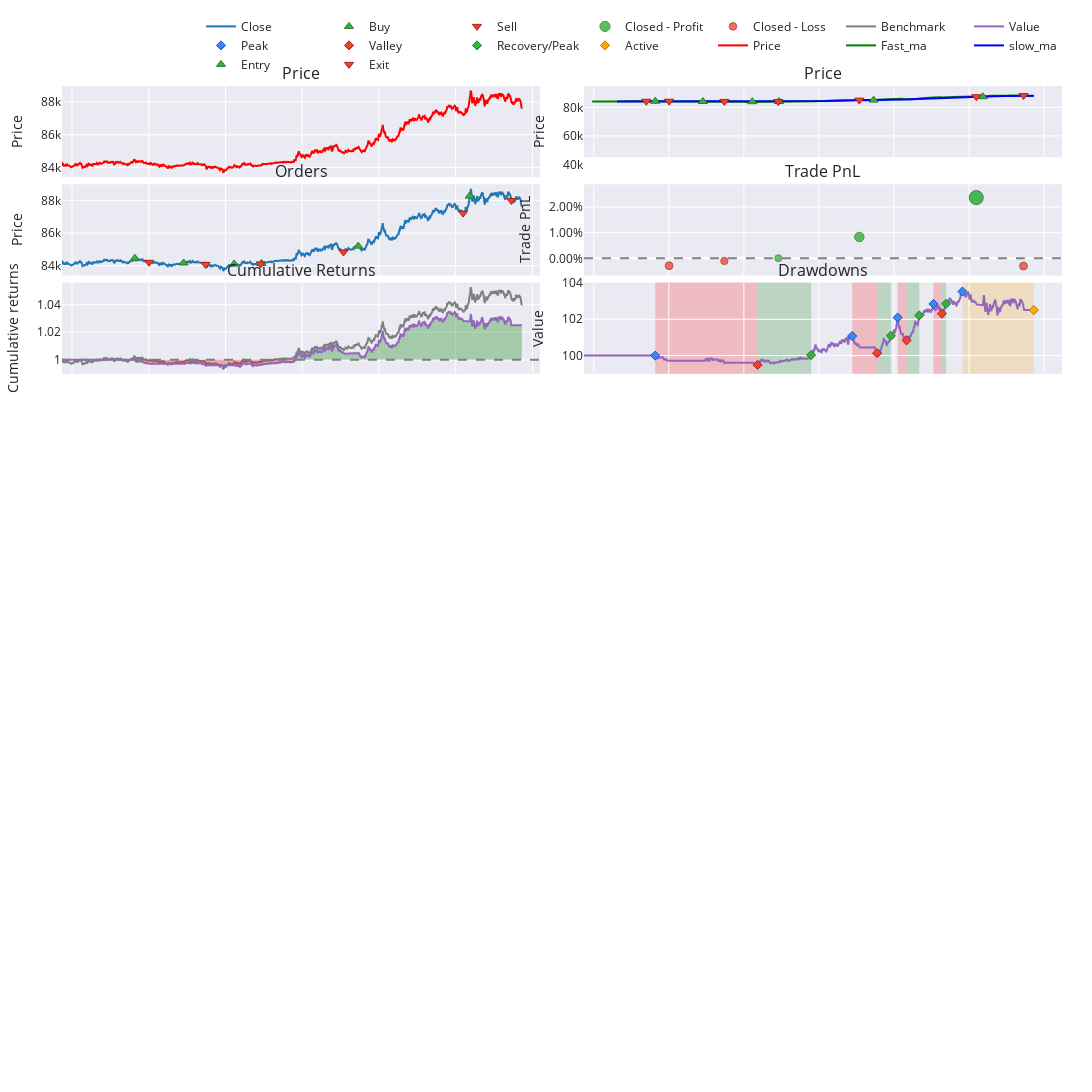

The notebook cell this image was saved under:
### Markdown cell above
### Graphing

### Code cell
import vectorbt as vbt
import datetime

end_date = datetime.datetime.now()
start_date = end_date - datetime.timedelta(days = 3)

vbt.settings.set_theme("seaborn")
vbt.settings['plotting']['layout']['width'] = 1200
vbt.settings['plotting']['layout']['height'] = 600

btc_price = vbt.YFData.download(
        ["BTC-USD"],
        interval="1m",
        start = start_date,
        end = end_date,
        missing_index='drop').get("Close")

print(btc_price)

fast_ma = vbt.MA.run(btc_price, window =50)
slow_ma = vbt.MA.run(btc_price, window =200)

entries = fast_ma.ma_crossed_above(slow_ma)
exits = fast_ma.ma_crossed_below(slow_ma)

pf = vbt.Portfolio.from_signals(btc_price, entries, exits)

fig = pf.plot(subplots = [
    ('price', dict(
        title='Price',
        yaxis_kwargs=dict(title='Price')
        )),
    ('price', dict(
        title='Price',
        yaxis_kwargs=dict(title='Price')
        )),
    'orders',
    'trade_pnl',
    'cum_returns',
    'drawdowns'],
    make_subplots_kwargs=dict(rows=10, cols=2))

scatter = vbt.plotting.Scatter(
        data = btc_price,
        x_labels = btc_price.index,
        trace_names = ["Price"],
        trace_kwargs=dict(line=dict(color='red')),
        add_trace_kwargs=dict(row=1,col=1),
        fig=fig)

fast_ma_scatter = vbt.plotting.Scatter(
        data = fast_ma.ma,
        x_labels = fast_ma.ma.index,
        trace_names = ["Fast_ma"],
        trace_kwargs=dict(line=dict(color='green')),
        add_trace_kwargs=dict(row=1,col=2),
        fig=fig)

slow_ma_scatter = vbt.plotting.Scatter(
        data = slow_ma.ma,
        x_labels = slow_ma.ma.index,
        trace_names = ["slow_ma"],
        trace_kwargs=dict(line=dict(color='blue')),
        add_trace_kwargs=dict(row=1,col=2),
        fig=fig)


entries_plot = entries.vbt.signals.plot_as_entry_markers(
        slow_ma.ma,
        add_trace_kwargs=dict(row=1,col=2),
        fig=fig)

exits_plot = exits.vbt.signals.plot_as_exit_markers(
        slow_ma.ma,
        add_trace_kwargs=dict(row=1,col=2),
        fig=fig)

fig.add_hline( y= 38000,
                line_color="#FFFFFF",
                row=1,
                col = 2,
                line_width=20)

"""
fig = btc_price.vbt.plot(trace_kwargs=dict(name='Price',line=dict(color='red')))
fig = fast_ma.ma.vbt.plot(trace_kwargs=dict(name='Fast_ma',line=dict(color='blue')), fig=fig)
fig = slow_ma.ma.vbt.plot(trace_kwargs=dict(name='Slow_ma',line=dict(color='green')), fig=fig)
fig = entries.vbt.signals.plot_as_entry_markers(btc_price, fig=fig)
fig = exits.vbt.signals.plot_as_exit_markers(btc_price, fig=fig)
"""

fig.show()

### Figure 1 — Plotly figure (JSON) as saved in the notebook; plotly's stock layout.template omitted (floating-point values rounded to 4 significant figures; data arrays with more than 128 entries replaced by an {"elided": "..."} marker saying what was removed)
{"data": [{"legendgroup": "0", "line": {"color": "#1f77b4"}, "name": "Close", "showlegend": true, "type": "scatter", "uid": "69f85e4c-746d-4fd3-8fa2-c3d407ffe2ec", "x": {"elided": "2785 str values"}, "xaxis": "x3", "y": {"elided": "2785 float values"}, "yaxis": "y3"}, {"customdata": [[0, 0.001184, 0], [2, 0.001185, 0], [4, 0.001184, 0], [6, 0.001184, 0], [8, 0.001179, 0], [10, 0.001165, 0]], "hovertemplate": "Order Id: %{customdata[0]}<br>Timestamp: %{x}<br>Price: %{y}<br>Size: %{customdata[1]:.6f}<br>Fees: %{customdata[2]:.6f}", "legendgroup": "1", "marker": {"color": "#37B13F", "line": {"color": "rgb(38,123,44)", "width": 1}, "size": 8, "symbol": "triangle-up"}, "mode": "markers", "name": "Buy", "type": "scatter", "uid": "514fab2f-ede9-4d88-a6b3-93c234294c9a", "x": ["2025-03-22T09:50:00+00:00", "2025-03-22T17:27:00+00:00", "2025-03-23T01:21:00+00:00", "2025-03-23T05:37:00+00:00", "2025-03-23T20:45:00+00:00", "2025-03-24T14:11:00+00:00"], "xaxis": "x3", "y": [84460.0, 84170.0, 84110.0, 84140.0, 85200.0, 88260.0], "yaxis": "y3"}, {"customdata": [[1, 0.001184, 0], [3, 0.001185, 0], [5, 0.001184, 0], [7, 0.001184, 0], [9, 0.001179, 0], [11, 0.001165, 0]], "hovertemplate": "Order Id: %{customdata[0]}<br>Timestamp: %{x}<br>Price: %{y}<br>Size: %{customdata[1]:.6f}<br>Fees: %{customdata[2]:.6f}", "legendgroup": "2", "marker": {"color": "#EA4335", "line": {"color": "rgb(181,31,18)", "width": 1}, "size": 8, "symbol": "triangle-down"}, "mode": "markers", "name": "Sell", "type": "scatter", "uid": "ca418cbd-32dd-4cac-9d48-bef25ee5fbf6", "x": ["2025-03-22T12:03:00+00:00", "2025-03-22T20:53:00+00:00", "2025-03-23T05:30:00+00:00", "2025-03-23T18:27:00+00:00", "2025-03-24T13:09:00+00:00", "2025-03-24T20:42:00+00:00"], "xaxis": "x3", "y": [84210.0, 84080.0, 84110.0, 84840.0, 87218, 87990.0], "yaxis": "y3"}, {"customdata": [[2, 2, 0.003433, 3.446e-05], [3, 3, 0.8284, 0.008316], [4, 4, 2.376, 0.02365]], "hovertemplate": "Exit Trade Id: %{customdata[0]}<br>Position Id: %{customdata[1]}<br>Exit Timestamp: %{x}<br>PnL: %{customdata[2]:.6f}<br>Return: %{customdata[3]:.2%}", "legendgroup": "3", "marker": {"color": "#37B13F", "line": {"color": "rgb(38,123,44)", "width": 1}, "opacity": [0.75, 0.8026, 0.9], "size": [7, 9.454, 14], "symbol": "circle"}, "mode": "markers", "name": "Closed - Profit", "type": "scatter", "uid": "efc6adc7-3c9f-492f-a480-f0c98262dc06", "x": ["2025-03-23T05:30:00+00:00", "2025-03-23T18:27:00+00:00", "2025-03-24T13:09:00+00:00"], "xaxis": "x4", "y": [3.446e-05, 0.008316, 0.02365], "yaxis": "y4"}, {"customdata": [[0, 0, -0.2888, -0.002888], [1, 1, -0.1015, -0.001017], [5, 5, -0.3092, -0.003007]], "hovertemplate": "Exit Trade Id: %{customdata[0]}<br>Position Id: %{customdata[1]}<br>Exit Timestamp: %{x}<br>PnL: %{customdata[2]:.6f}<br>Return: %{customdata[3]:.2%}", "legendgroup": "4", "marker": {"color": "#EA4335", "line": {"color": "rgb(181,31,18)", "width": 1}, "opacity": [0.7681, 0.7562, 0.7689], "size": [7.846, 7.291, 7.881], "symbol": "circle"}, "mode": "markers", "name": "Closed - Loss", "type": "scatter", "uid": "659c0869-3b09-4bd2-a9b7-273a1436c6be", "x": ["2025-03-22T12:03:00+00:00", "2025-03-22T20:53:00+00:00", "2025-03-24T20:42:00+00:00"], "xaxis": "x4", "y": [-0.002888, -0.001017, -0.003007], "yaxis": "y4"}, {"legendgroup": "5", "line": {"color": "#7f7f7f"}, "name": "Benchmark", "showlegend": true, "type": "scatter", "uid": "2606d884-7d4f-46c7-baec-b30affb8a1a9", "x": {"elided": "2785 str values"}, "xaxis": "x5", "y": {"elided": "2785 float values"}, "yaxis": "y5"}, {"hoverinfo": "skip", "legendgroup": "6", "line": {"color": "rgba(0, 0, 0, 0)", "width": 0}, "opacity": 0, "showlegend": false, "type": "scatter", "uid": "d6e2d965-1156-40d1-9c45-4718dbfd547a", "x": {"elided": "2785 str values"}, "xaxis": "x5", "y": {"elided": "2785 int values"}, "yaxis": "y5"}, {"connectgaps": false, "fill": "tonexty", "fillcolor": "rgba(0, 128, 0, 0.3)", "hoverinfo": "skip", "legendgroup": "6", "line": {"color": "rgba(0, 0, 0, 0)", "width": 0}, "opacity": 0, "showlegend": false, "type": "scatter", "uid": "354ed51c-94f7-4069-a375-564dbcfa78e6", "x": {"elided": "2785 str values"}, "xaxis": "x5", "y": {"elided": "2785 float values"}, "yaxis": "y5"}, {"hoverinfo": "skip", "legendgroup": "6", "line": {"color": "rgba(0, 0, 0, 0)", "width": 0}, "opacity": 0, "showlegend": false, "type": "scatter", "uid": "b0fc9d76-fe63-41ff-827f-6d6f4513ccdf", "x": {"elided": "2785 str values"}, "xaxis": "x5", "y": {"elided": "2785 int values"}, "yaxis": "y5"}, {"connectgaps": false, "fill": "tonexty", "fillcolor": "rgba(255, 0, 0, 0.3)", "hoverinfo": "skip", "legendgroup": "6", "line": {"color": "rgba(0, 0, 0, 0)", "width": 0}, "opacity": 0, "showlegend": false, "type": "scatter", "uid": "636501a1-17fd-4584-942f-d59d6e1bec3b", "x": {"elided": "2785 str values"}, "xaxis": "x5", "y": {"elided": "2785 float values"}, "yaxis": "y5"}, {"legendgroup": "7", "line": {"color": "#9467bd"}, "name": "Value", "showlegend": true, "type": "scatter", "uid": "d027080c-0e94-479e-b216-ac8ebea82df7", "x": {"elided": "2785 str values"}, "xaxis": "x5", "y": {"elided": "2785 float values"}, "yaxis": "y5"}, {"hoverinfo": "skip", "legendgroup": "6", "line": {"color": "rgba(0, 0, 0, 0)", "width": 0}, "opacity": 0, "showlegend": false, "type": "scatter", "uid": "6d796cec-c731-4764-abf4-a04e8b6825d8", "x": {"elided": "2785 str values"}, "xaxis": "x5", "y": {"elided": "2785 int values"}, "yaxis": "y5"}, {"legendgroup": "7", "line": {"color": "#9467bd"}, "name": "Value", "showlegend": false, "type": "scatter", "uid": "4b2493ce-2628-4c15-a75a-37adddf0c770", "x": {"elided": "2785 str values"}, "xaxis": "x6", "y": {"elided": "2785 float values"}, "yaxis": "y6"}, {"customdata": [[0], [17], [22], [31], [39]], "hovertemplate": "Drawdown Id: %{customdata[0]}<br>Peak Timestamp: %{x}<br>Peak Value: %{y}", "legendgroup": "8", "marker": {"color": "#4285F4", "line": {"color": "rgb(11,84,205)", "width": 1}, "size": 7, "symbol": "diamond"}, "mode": "markers", "name": "Peak", "type": "scatter", "uid": "02e879eb-bc73-4f2e-bdd8-78abeeb51a2d", "x": ["2025-03-22T09:50:00+00:00", "2025-03-23T17:19:00+00:00", "2025-03-24T00:35:00+00:00", "2025-03-24T06:18:00+00:00", "2025-03-24T10:56:00+00:00"], "xaxis": "x6", "y": [100, 101.1, 102.1, 102.8, 103.5], "yaxis": "y6"}, {"customdata": [["0", "-0.005125681504205204", "631"], ["17", "-0.009346034647126753", "154"], ["22", "-0.012296239873334613", "57"], ["31", "-0.005196895295195199", "54"]], "hovertemplate": "Drawdown Id: %{customdata[0]}<br>Valley Timestamp: %{x}<br>Valley Value: %{y}<br>Drawdown: %{customdata[1]:.2%}<br>Duration: %{customdata[2]}", "legendgroup": "9", "marker": {"color": "#EA4335", "line": {"color": "rgb(181,31,18)", "width": 1}, "size": 7, "symbol": "diamond"}, "mode": "markers", "name": "Valley", "type": "scatter", "uid": "f59ee663-ec7b-4b72-9825-d9f59c17dac6", "x": ["2025-03-23T02:12:00+00:00", "2025-03-23T21:18:00+00:00", "2025-03-24T02:00:00+00:00", "2025-03-24T07:39:00+00:00"], "xaxis": "x6", "y": [99.49, 100.1, 100.8, 102.3], "yaxis": "y6"}, {"customdata": [["0", "0.005454383003816763", "331"], ["17", "0.009550220098561142", "77"], ["22", "0.013613597907367955", "81"], ["31", "0.005319552097224131", "25"]], "hovertemplate": "Drawdown Id: %{customdata[0]}<br>End Timestamp: %{x}<br>End Value: %{y}<br>Return: %{customdata[1]:.2%}<br>Duration: %{customdata[2]}", "legendgroup": "10", "marker": {"color": "#37B13F", "line": {"color": "rgb(38,123,44)", "width": 1}, "size": 7, "symbol": "diamond"}, "mode": "markers", "name": "Recovery/Peak", "type": "scatter", "uid": "44bd8854-1710-4874-85ea-47afbff8fa0c", "x": ["2025-03-23T10:45:00+00:00", "2025-03-23T23:30:00+00:00", "2025-03-24T04:02:00+00:00", "2025-03-24T08:20:00+00:00"], "xaxis": "x6", "y": [100.0, 101.1, 102.2, 102.9], "yaxis": "y6"}, {"customdata": [["39", "-0.012781803543354694", "457"]], "hovertemplate": "Drawdown Id: %{customdata[0]}<br>End Timestamp: %{x}<br>End Value: %{y}<br>Return: %{customdata[1]:.2%}<br>Duration: %{customdata[2]}", "legendgroup": "11", "marker": {"color": "#FFAA00", "line": {"color": "rgb(178,118,0)", "width": 1}, "size": 7, "symbol": "diamond"}, "mode": "markers", "name": "Active", "type": "scatter", "uid": "fa1cafe7-3221-4a5f-8d21-7ee258253eb6", "x": ["2025-03-24T22:21:00+00:00"], "xaxis": "x6", "y": [102.5], "yaxis": "y6"}, {"line": {"color": "red"}, "name": "Price", "showlegend": true, "type": "scatter", "uid": "6d3284c1-7155-42eb-84fc-a59998d63535", "x": {"elided": "2785 str values"}, "xaxis": "x", "y": {"elided": "2785 float values"}, "yaxis": "y"}, {"line": {"color": "green"}, "name": "Fast_ma", "showlegend": true, "type": "scatter", "uid": "8677cd60-0ff1-4947-aaf2-c18e4542fef3", "x": {"elided": "2785 str values"}, "xaxis": "x2", "y": {"elided": "2785 float values"}, "yaxis": "y2"}, {"line": {"color": "blue"}, "name": "slow_ma", "showlegend": true, "type": "scatter", "uid": "4fa2d65f-3fce-48ff-ae88-c2a62c9d2244", "x": {"elided": "2785 str values"}, "xaxis": "x2", "y": {"elided": "2785 float values"}, "yaxis": "y2"}, {"marker": {"color": "#37B13F", "line": {"color": "rgb(38,123,44)", "width": 1}, "size": 8, "symbol": "triangle-up"}, "mode": "markers", "name": "Entry", "showlegend": true, "type": "scatter", "uid": "e4af6bf1-d033-4be3-8044-20759f437b5c", "x": ["2025-03-22T09:50:00+00:00", "2025-03-22T17:27:00+00:00", "2025-03-23T01:21:00+00:00", "2025-03-23T05:37:00+00:00", "2025-03-23T20:45:00+00:00", "2025-03-24T14:11:00+00:00"], "xaxis": "x2", "y": [84290.0, 84110.0, 83980.0, 84110.0, 85100.0, 87480.0], "yaxis": "y2"}, {"marker": {"color": "#EA4335", "line": {"color": "rgb(181,31,18)", "width": 1}, "size": 8, "symbol": "triangle-down"}, "mode": "markers", "name": "Exit", "showlegend": true, "type": "scatter", "uid": "c736dbf7-cd3e-426d-b081-3553ccf2d996", "x": ["2025-03-22T08:24:00+00:00", "2025-03-22T12:03:00+00:00", "2025-03-22T20:53:00+00:00", "2025-03-23T05:30:00+00:00", "2025-03-23T18:27:00+00:00", "2025-03-24T13:09:00+00:00", "2025-03-24T20:42:00+00:00"], "xaxis": "x2", "y": [84270.0, 84300.0, 84170.0, 84100.0, 85070.0, 87450.0, 88290.0], "yaxis": "y2"}], "layout": {"annotations": [{"font": {"size": 16}, "showarrow": false, "text": "Price", "x": 0.239, "xanchor": "center", "xref": "paper", "y": 1, "yanchor": "bottom", "yref": "paper"}, {"font": {"size": 16}, "showarrow": false, "text": "Price", "x": 0.761, "xanchor": "center", "xref": "paper", "y": 1, "yanchor": "bottom", "yref": "paper"}, {"font": {"size": 16}, "showarrow": false, "text": "Orders", "x": 0.239, "xanchor": "center", "xref": "paper", "y": 0.8993, "yanchor": "bottom", "yref": "paper"}, {"font": {"size": 16}, "showarrow": false, "text": "Trade PnL", "x": 0.761, "xanchor": "center", "xref": "paper", "y": 0.8993, "yanchor": "bottom", "yref": "paper"}, {"font": {"size": 16}, "showarrow": false, "text": "Cumulative Returns", "x": 0.239, "xanchor": "center", "xref": "paper", "y": 0.7985, "yanchor": "bottom", "yref": "paper"}, {"font": {"size": 16}, "showarrow": false, "text": "Drawdowns", "x": 0.761, "xanchor": "center", "xref": "paper", "y": 0.7985, "yanchor": "bottom", "yref": "paper"}], "height": 5490, "legend": {"orientation": "h", "traceorder": "normal", "x": 1, "xanchor": "right", "y": 1.007, "yanchor": "bottom"}, "margin": {"b": 30, "l": 30, "r": 30, "t": 30}, "shapes": [{"line": {"color": "gray", "dash": "dash"}, "type": "line", "x0": 0.5219, "x1": 1, "xref": "paper", "y0": 0, "y1": 0, "yref": "y4"}, {"line": {"color": "gray", "dash": "dash"}, "type": "line", "x0": 0, "x1": 0.4781, "xref": "paper", "y0": 1, "y1": 1, "yref": "y5"}, {"fillcolor": "red", "layer": "below", "line": {"width": 0}, "opacity": 0.2, "type": "rect", "x0": "2025-03-22T09:50:00+00:00", "x1": "2025-03-23T02:12:00+00:00", "xref": "x6", "y0": 0.7051, "y1": 0.7985, "yref": "paper"}, {"fillcolor": "red", "layer": "below", "line": {"width": 0}, "opacity": 0.2, "type": "rect", "x0": "2025-03-23T17:19:00+00:00", "x1": "2025-03-23T21:18:00+00:00", "xref": "x6", "y0": 0.7051, "y1": 0.7985, "yref": "paper"}, {"fillcolor": "red", "layer": "below", "line": {"width": 0}, "opacity": 0.2, "type": "rect", "x0": "2025-03-24T00:35:00+00:00", "x1": "2025-03-24T02:00:00+00:00", "xref": "x6", "y0": 0.7051, "y1": 0.7985, "yref": "paper"}, {"fillcolor": "red", "layer": "below", "line": {"width": 0}, "opacity": 0.2, "type": "rect", "x0": "2025-03-24T06:18:00+00:00", "x1": "2025-03-24T07:39:00+00:00", "xref": "x6", "y0": 0.7051, "y1": 0.7985, "yref": "paper"}, {"fillcolor": "green", "layer": "below", "line": {"width": 0}, "opacity": 0.2, "type": "rect", "x0": "2025-03-23T02:12:00+00:00", "x1": "2025-03-23T10:45:00+00:00", "xref": "x6", "y0": 0.7051, "y1": 0.7985, "yref": "paper"}, {"fillcolor": "green", "layer": "below", "line": {"width": 0}, "opacity": 0.2, "type": "rect", "x0": "2025-03-23T21:18:00+00:00", "x1": "2025-03-23T23:30:00+00:00", "xref": "x6", "y0": 0.7051, "y1": 0.7985, "yref": "paper"}, {"fillcolor": "green", "layer": "below", "line": {"width": 0}, "opacity": 0.2, "type": "rect", "x0": "2025-03-24T02:00:00+00:00", "x1": "2025-03-24T04:02:00+00:00", "xref": "x6", "y0": 0.7051, "y1": 0.7985, "yref": "paper"}, {"fillcolor": "green", "layer": "below", "line": {"width": 0}, "opacity": 0.2, "type": "rect", "x0": "2025-03-24T07:39:00+00:00", "x1": "2025-03-24T08:20:00+00:00", "xref": "x6", "y0": 0.7051, "y1": 0.7985, "yref": "paper"}, {"fillcolor": "orange", "layer": "below", "line": {"width": 0}, "opacity": 0.2, "type": "rect", "x0": "2025-03-24T10:56:00+00:00", "x1": "2025-03-24T22:21:00+00:00", "xref": "x6", "y0": 0.7051, "y1": 0.7985, "yref": "paper"}, {"line": {"color": "#FFFFFF", "width": 20}, "type": "line", "x0": 0, "x1": 1, "xref": "x2 domain", "y0": 38000, "y1": 38000, "yref": "y2"}], "showlegend": true, "width": 2510, "xaxis": {"anchor": "y", "domain": [0, 0.4781], "matches": "x19", "showticklabels": false}, "xaxis10": {"anchor": "y10", "domain": [0.5219, 1], "matches": "x20", "showticklabels": false}, "xaxis11": {"anchor": "y11", "domain": [0, 0.4781], "matches": "x19", "showticklabels": false}, "xaxis12": {"anchor": "y12", "domain": [0.5219, 1], "matches": "x20", "showticklabels": false}, "xaxis13": {"anchor": "y13", "domain": [0, 0.4781], "matches": "x19", "showticklabels": false}, "xaxis14": {"anchor": "y14", "domain": [0.5219, 1], "matches": "x20", "showticklabels": false}, "xaxis15": {"anchor": "y15", "domain": [0, 0.4781], "matches": "x19", "showticklabels": false}, "xaxis16": {"anchor": "y16", "domain": [0.5219, 1], "matches": "x20", "showticklabels": false}, "xaxis17": {"anchor": "y17", "domain": [0, 0.4781], "matches": "x19", "showticklabels": false}, "xaxis18": {"anchor": "y18", "domain": [0.5219, 1], "matches": "x20", "showticklabels": false}, "xaxis19": {"anchor": "y19", "domain": [0, 0.4781]}, "xaxis2": {"anchor": "y2", "domain": [0.5219, 1], "matches": "x20", "showticklabels": false}, "xaxis20": {"anchor": "y20", "domain": [0.5219, 1]}, "xaxis3": {"anchor": "y3", "domain": [0, 0.4781], "matches": "x19", "showticklabels": false}, "xaxis4": {"anchor": "y4", "domain": [0.5219, 1], "matches": "x20", "showticklabels": false}, "xaxis5": {"anchor": "y5", "domain": [0, 0.4781], "matches": "x19", "showticklabels": false}, "xaxis6": {"anchor": "y6", "domain": [0.5219, 1], "matches": "x20", "showticklabels": false}, "xaxis7": {"anchor": "y7", "domain": [0, 0.4781], "matches": "x19", "showticklabels": false}, "xaxis8": {"anchor": "y8", "domain": [0.5219, 1], "matches": "x20", "showticklabels": false}, "xaxis9": {"anchor": "y9", "domain": [0, 0.4781], "matches": "x19", "showticklabels": false}, "yaxis": {"anchor": "x", "domain": [0.9066, 1], "title": {"text": "Price"}}, "yaxis10": {"anchor": "x10", "domain": [0.5036, 0.5971]}, "yaxis11": {"anchor": "x11", "domain": [0.4029, 0.4964]}, "yaxis12": {"anchor": "x12", "domain": [0.4029, 0.4964]}, "yaxis13": {"anchor": "x13", "domain": [0.3022, 0.3956]}, "yaxis14": {"anchor": "x14", "domain": [0.3022, 0.3956]}, "yaxis15": {"anchor": "x15", "domain": [0.2015, 0.2949]}, "yaxis16": {"anchor": "x16", "domain": [0.2015, 0.2949]}, "yaxis17": {"anchor": "x17", "domain": [0.1007, 0.1942]}, "yaxis18": {"anchor": "x18", "domain": [0.1007, 0.1942]}, "yaxis19": {"anchor": "x19", "domain": [0, 0.09344]}, "yaxis2": {"anchor": "x2", "domain": [0.9066, 1], "title": {"text": "Price"}}, "yaxis20": {"anchor": "x20", "domain": [0, 0.09344]}, "yaxis3": {"anchor": "x3", "domain": [0.8058, 0.8993], "title": {"text": "Price"}}, "yaxis4": {"anchor": "x4", "domain": [0.8058, 0.8993], "tickformat": ".2%", "title": {"text": "Trade PnL"}}, "yaxis5": {"anchor": "x5", "domain": [0.7051, 0.7985], "title": {"text": "Cumulative returns"}}, "yaxis6": {"anchor": "x6", "domain": [0.7051, 0.7985], "title": {"text": "Value"}}, "yaxis7": {"anchor": "x7", "domain": [0.6044, 0.6978]}, "yaxis8": {"anchor": "x8", "domain": [0.6044, 0.6978]}, "yaxis9": {"anchor": "x9", "domain": [0.5036, 0.5971]}}}
